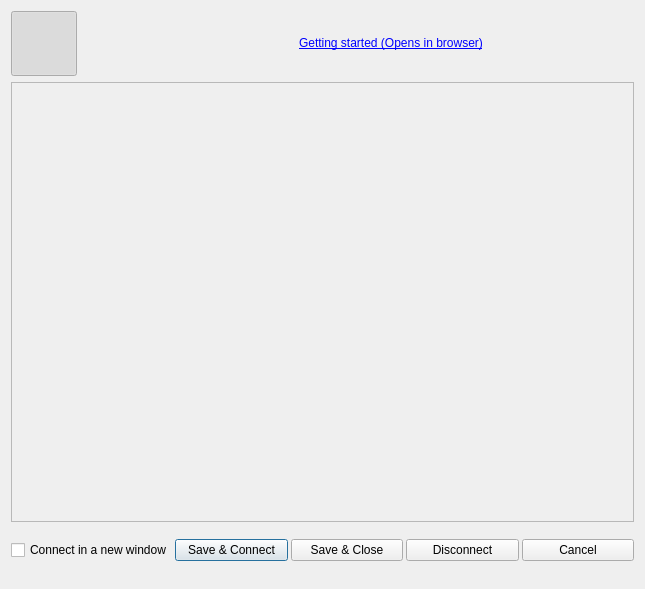
<?xml version="1.0" encoding="UTF-8"?>
<ui version="4.0">
 <class>IConfig</class>
 <widget class="QDialog" name="IConfig">
  <property name="geometry">
   <rect>
    <x>0</x>
    <y>0</y>
    <width>645</width>
    <height>589</height>
   </rect>
  </property>
  <property name="minimumSize">
   <size>
    <width>600</width>
    <height>415</height>
   </size>
  </property>
  <property name="windowTitle">
   <string>Configure IdealIRC</string>
  </property>
  <property name="windowIcon">
   <iconset resource="resources.qrc">
    <normaloff>:/toolicons/gfx/main_options.png</normaloff>:/toolicons/gfx/main_options.png</iconset>
  </property>
  <property name="modal">
   <bool>true</bool>
  </property>
  <layout class="QGridLayout" name="gridLayout_2">
   <item row="0" column="0">
    <widget class="QToolButton" name="btGeneral">
     <property name="minimumSize">
      <size>
       <width>64</width>
       <height>64</height>
      </size>
     </property>
     <property name="toolTip">
      <string>General settings</string>
     </property>
     <property name="text">
      <string/>
     </property>
     <property name="icon">
      <iconset resource="resources.qrc">
       <normaloff>:/options/gfx/options_general.png</normaloff>:/options/gfx/options_general.png</iconset>
     </property>
     <property name="iconSize">
      <size>
       <width>58</width>
       <height>58</height>
      </size>
     </property>
     <property name="checkable">
      <bool>true</bool>
     </property>
     <property name="checked">
      <bool>true</bool>
     </property>
     <property name="autoRaise">
      <bool>true</bool>
     </property>
    </widget>
   </item>
   <item row="0" column="2">
    <widget class="QToolButton" name="btCustomize">
     <property name="minimumSize">
      <size>
       <width>64</width>
       <height>64</height>
      </size>
     </property>
     <property name="toolTip">
      <string>Basic customizing of IdealIRC</string>
     </property>
     <property name="text">
      <string/>
     </property>
     <property name="icon">
      <iconset resource="resources.qrc">
       <normaloff>:/options/gfx/options_idealstyles.png</normaloff>:/options/gfx/options_idealstyles.png</iconset>
     </property>
     <property name="iconSize">
      <size>
       <width>58</width>
       <height>58</height>
      </size>
     </property>
     <property name="checkable">
      <bool>true</bool>
     </property>
     <property name="autoRaise">
      <bool>true</bool>
     </property>
    </widget>
   </item>
   <item row="0" column="4">
    <widget class="QLabel" name="label">
     <property name="maximumSize">
      <size>
       <width>16777215</width>
       <height>20</height>
      </size>
     </property>
     <property name="cursor">
      <cursorShape>PointingHandCursor</cursorShape>
     </property>
     <property name="text">
      <string>&lt;html&gt;&lt;head/&gt;&lt;body&gt;&lt;p&gt;&lt;a href=&quot;http://www.idealirc.org/wiki/index.php?title=Getting_Started&quot;&gt;&lt;span style=&quot; text-decoration: underline; color:#0000ff;&quot;&gt;Getting started (Opens in browser)&lt;/span&gt;&lt;/a&gt;&lt;/p&gt;&lt;/body&gt;&lt;/html&gt;</string>
     </property>
     <property name="openExternalLinks">
      <bool>true</bool>
     </property>
    </widget>
   </item>
   <item row="0" column="1">
    <widget class="QToolButton" name="btPerform">
     <property name="minimumSize">
      <size>
       <width>64</width>
       <height>64</height>
      </size>
     </property>
     <property name="toolTip">
      <string>Perform actions on connection</string>
     </property>
     <property name="text">
      <string/>
     </property>
     <property name="icon">
      <iconset resource="resources.qrc">
       <normaloff>:/options/gfx/options_onconnect.png</normaloff>:/options/gfx/options_onconnect.png</iconset>
     </property>
     <property name="iconSize">
      <size>
       <width>58</width>
       <height>58</height>
      </size>
     </property>
     <property name="checkable">
      <bool>true</bool>
     </property>
     <property name="autoRaise">
      <bool>true</bool>
     </property>
    </widget>
   </item>
   <item row="0" column="3">
    <widget class="QToolButton" name="btLog">
     <property name="minimumSize">
      <size>
       <width>64</width>
       <height>64</height>
      </size>
     </property>
     <property name="toolTip">
      <string>Channel and PM logging</string>
     </property>
     <property name="text">
      <string/>
     </property>
     <property name="icon">
      <iconset resource="resources.qrc">
       <normaloff>:/options/gfx/options_logging.png</normaloff>:/options/gfx/options_logging.png</iconset>
     </property>
     <property name="iconSize">
      <size>
       <width>58</width>
       <height>58</height>
      </size>
     </property>
     <property name="checkable">
      <bool>true</bool>
     </property>
     <property name="autoRaise">
      <bool>true</bool>
     </property>
    </widget>
   </item>
   <item row="1" column="0" colspan="5">
    <widget class="QFrame" name="frame">
     <property name="frameShape">
      <enum>QFrame::StyledPanel</enum>
     </property>
     <property name="frameShadow">
      <enum>QFrame::Raised</enum>
     </property>
    </widget>
   </item>
   <item row="2" column="0" colspan="5">
    <widget class="QFrame" name="frame_2">
     <property name="maximumSize">
      <size>
       <width>16777215</width>
       <height>50</height>
      </size>
     </property>
     <property name="frameShape">
      <enum>QFrame::NoFrame</enum>
     </property>
     <property name="frameShadow">
      <enum>QFrame::Plain</enum>
     </property>
     <layout class="QGridLayout" name="gridLayout">
      <property name="leftMargin">
       <number>0</number>
      </property>
      <property name="topMargin">
       <number>0</number>
      </property>
      <property name="rightMargin">
       <number>0</number>
      </property>
      <property name="bottomMargin">
       <number>6</number>
      </property>
      <property name="horizontalSpacing">
       <number>3</number>
      </property>
      <item row="0" column="1">
       <widget class="QPushButton" name="btnSaveConnect">
        <property name="minimumSize">
         <size>
          <width>100</width>
          <height>0</height>
         </size>
        </property>
        <property name="text">
         <string>Save &amp;&amp; Connect</string>
        </property>
       </widget>
      </item>
      <item row="0" column="2">
       <widget class="QPushButton" name="btnSaveClose">
        <property name="minimumSize">
         <size>
          <width>90</width>
          <height>0</height>
         </size>
        </property>
        <property name="text">
         <string>Save &amp;&amp; Close</string>
        </property>
       </widget>
      </item>
      <item row="0" column="4">
       <widget class="QPushButton" name="btnCancel">
        <property name="text">
         <string>Cancel</string>
        </property>
       </widget>
      </item>
      <item row="0" column="3">
       <widget class="QPushButton" name="btnDisconnect">
        <property name="minimumSize">
         <size>
          <width>90</width>
          <height>0</height>
         </size>
        </property>
        <property name="text">
         <string>Disconnect</string>
        </property>
       </widget>
      </item>
      <item row="0" column="0">
       <widget class="QCheckBox" name="newServer">
        <property name="minimumSize">
         <size>
          <width>150</width>
          <height>0</height>
         </size>
        </property>
        <property name="layoutDirection">
         <enum>Qt::LeftToRight</enum>
        </property>
        <property name="text">
         <string>Connect in a new window</string>
        </property>
       </widget>
      </item>
     </layout>
    </widget>
   </item>
  </layout>
 </widget>
 <tabstops>
  <tabstop>btGeneral</tabstop>
  <tabstop>btPerform</tabstop>
  <tabstop>btCustomize</tabstop>
  <tabstop>btLog</tabstop>
 </tabstops>
 <resources>
  <include location="resources.qrc"/>
 </resources>
 <connections/>
</ui>
